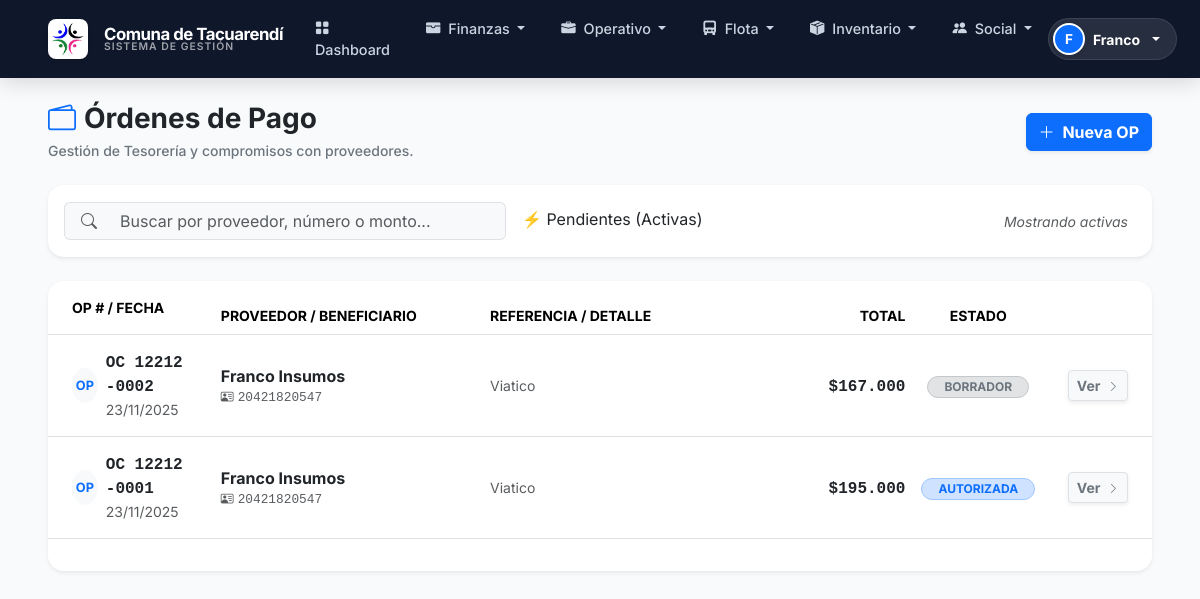
/ordenes-pago/ (signed in), run on an earlier commit of the app's database.
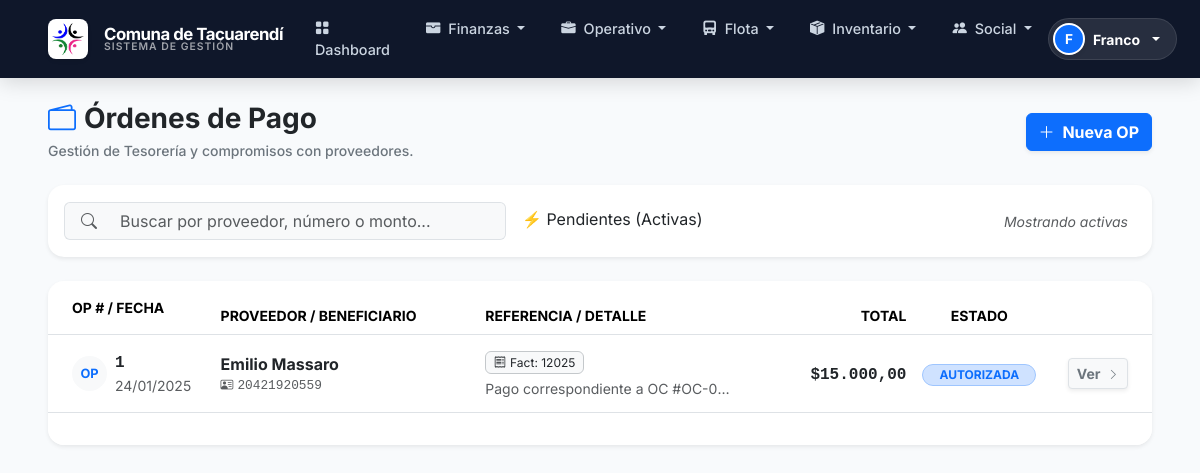
And on a later commit of the database.
### finanzas/models.py (models this page shows, shortened)
class OrdenPago(models.Model):
    ESTADO_BORRADOR = "BORRADOR"
    ESTADO_AUTORIZADA = "AUTORIZADA"
    ESTADO_PAGADA = "PAGADA"
    ESTADO_ANULADA = "ANULADA"
    ESTADO_CHOICES = [
        (ESTADO_BORRADOR, "Borrador"),
        (ESTADO_AUTORIZADA, "Autorizada"),
        (ESTADO_PAGADA, "Pagada"),
        (ESTADO_ANULADA, "Anulada"),
    ]
    numero = models.CharField(max_length=30, blank=True)
    fecha_orden = models.DateField()
    estado = models.CharField(max_length=15, choices=ESTADO_CHOICES, default=ESTADO_BORRADOR, db_index=True)
    proveedor = models.ForeignKey('Proveedor', on_delete=models.SET_NULL, null=True, blank=True)
    proveedor_nombre = models.CharField(max_length=200, blank=True)
    proveedor_cuit = models.CharField(max_length=20, blank=True)
    area = models.ForeignKey('Area', on_delete=models.SET_NULL, null=True, blank=True)
    condicion_pago = models.CharField(max_length=20, blank=True) # Contado, Cheque, Transferencia
    medio_pago_previsto = models.CharField(max_length=20, blank=True)
    observaciones = models.TextField(blank=True)
    factura_tipo = models.CharField(max_length=10, blank=True)
    factura_numero = models.CharField(max_length=50, blank=True)
    factura_fecha = models.DateField(null=True, blank=True)
    factura_monto = models.DecimalField(max_digits=14, decimal_places=2, null=True, blank=True)
    creado_por = models.ForeignKey(settings.AUTH_USER_MODEL, on_delete=models.SET_NULL, null=True)
    fecha_creacion = models.DateTimeField(auto_now_add=True)
    class Meta:
        verbose_name = "Orden de pago"
        verbose_name_plural = "Órdenes de pago"
        ordering = ["-fecha_orden", "-id"]
    @property
    def total_monto(self):
        return self.lineas.aggregate(Sum("monto"))["monto__sum"] or 0

class Proveedor(models.Model):
    nombre = models.CharField(max_length=200)
    cuit = models.CharField(max_length=20, blank=True, db_index=True)
    direccion = models.CharField(max_length=255, blank=True)
    telefono = models.CharField(max_length=50, blank=True)
    email = models.EmailField(blank=True)
    rubro = models.CharField(max_length=100, blank=True, null=True, help_text="Ej: Ferretería, Combustible")
    cbu = models.CharField(max_length=100, blank=True, null=True, verbose_name="CBU/CVU")
    alias = models.CharField(max_length=100, blank=True, null=True, verbose_name="Alias Bancario")
    activo = models.BooleanField(default=True)
    class Meta:
        verbose_name = "Proveedor"
        verbose_name_plural = "Proveedores"

class OrdenPagoLinea(models.Model):
    orden = models.ForeignKey(OrdenPago, on_delete=models.CASCADE, related_name="lineas")
    categoria = models.ForeignKey('Categoria', on_delete=models.PROTECT, null=True, blank=True)
    area = models.ForeignKey('Area', on_delete=models.SET_NULL, null=True, blank=True)
    descripcion = models.CharField(max_length=255)
    monto = models.DecimalField(max_digits=14, decimal_places=2)
    beneficiario = models.ForeignKey('Beneficiario', on_delete=models.SET_NULL, null=True, blank=True)

### finanzas/views.py (the view, shortened to what this page needs)
# urls.py: path("ordenes-pago/", views.OrdenPagoListView.as_view(), name="orden_pago_list"),
class OrdenPagoListView(OrdenPagoAccessMixin, ListView):
    model = OrdenPago
    template_name = "finanzas/orden_pago_list.html"
    context_object_name = "ordenes"
    paginate_by = 25
    def get_queryset(self):
        qs = super().get_queryset().select_related("proveedor", "area")
        estado = self.request.GET.get("estado")
        q = (self.request.GET.get("q") or "").strip()
        if estado == "TODAS":
            pass # No filtramos nada
        elif estado:
            qs = qs.filter(estado=estado)
        else:
            qs = qs.exclude(estado__in=[OrdenPago.ESTADO_PAGADA, OrdenPago.ESTADO_ANULADA])
        return qs.order_by("-fecha_orden", "-id")

### finanzas/context_processors.py (called while the page is built)
def roles_ctx(request):
    if request.user.is_authenticated:
        return get_roles_ctx(request.user)
    return {}

def comuna_ctx(request):
    return {
        "COMUNA_NOMBRE": getattr(settings, "COMUNA_NOMBRE", "Comuna de Tacuarendí"),
        "COMUNA_CUIT": getattr(settings, "COMUNA_CUIT", ""),
        "COMUNA_TELEFONO": getattr(settings, "COMUNA_TELEFONO", ""),
        "COMUNA_EMAIL": getattr(settings, "COMUNA_EMAIL", ""),
        "COMUNA_DIRECCION": getattr(settings, "COMUNA_DOMICILIO", ""),
    }

### finanzas/mixins.py (called while the page is built)
def _tiene_grupo(user, grupos):
    if not user:
        return False
    if not getattr(user, "is_authenticated", False):
        return False
    if user.is_superuser:
        return True
    return user.groups.filter(name__in=grupos).exists()

def es_admin_sistema(user):
    return _tiene_grupo(user, ["ADMIN_SISTEMA", "ADMIN"])

def es_staff_finanzas(user):
    return _tiene_grupo(user, ["Finanzas", "STAFF_FINANZAS", "TESORERIA", "SECRETARIA"])

def es_operador_finanzas(user):
    return _tiene_grupo(user, ["Finanzas", "OPERADOR_FINANZAS", "CAJA", "STAFF_FINANZAS", "ADMIN_SISTEMA"])

def es_equipo_genero(user):
    return _tiene_grupo(user, ["GENEROYNIÑEZ", "ADMIN_SISTEMA"])

### finanzas/templates/finanzas/orden_pago_list.html (shortened to what the changed rows need)
{% extends "finanzas/base.html" %}
{% load humanize %}
{% load static %}
{% block content %}
<div class="d-flex flex-column flex-md-row justify-content-between align-items-center mb-4 gap-3 animate-fade-in">
    <div>
        <h1 class="h3 mb-1 fw-bold text-dark">
            <i class="bi bi-wallet2 me-2 text-primary"></i>Órdenes de Pago
        </h1>
    </div>
</div>
<div class="card border-0 shadow-sm rounded-4 overflow-hidden">
    <div class="table-responsive">
        <table class="table table-hover align-middle mb-0">
            <thead class="bg-light small text-uppercase text-secondary fw-bold">
                <tr>
                    <th class="ps-4 py-3" style="width: 15%;">OP # / Fecha</th>
                    <th style="width: 25%;">Proveedor / Beneficiario</th>
                    <th style="width: 25%;">Referencia / Detalle</th>
                    <th class="text-end" style="width: 15%;">Total</th>
                    <th style="width: 10%;" class="text-center">Estado</th>
                    <th class="text-end pe-4" style="width: 10%;"></th>
                </tr>
            </thead>
            <tbody>
                {% for op in ordenes %}
                <tr class="position-relative">
                    <td class="ps-4 py-3">
                        <div class="d-flex align-items-center">
                            <div class="rounded-circle bg-light d-flex align-items-center justify-content-center me-2 text-primary fw-bold" style="width: 35px; height: 35px; font-size: 0.8rem;">
                                OP
                            </div>
                            <div>
                                <div class="fw-bold text-dark font-monospace">{{ op.numero|default:op.id }}</div>
                                <div class="small text-muted">{{ op.fecha_orden|date:"d/m/Y" }}</div>
                            </div>
                        </div>
                    </td>
                    <td>
                        <div class="fw-bold text-dark">{{ op.proveedor.nombre|default:op.proveedor_nombre }}</div>
                        {% if op.proveedor.cuit or op.proveedor_cuit %}
                            <div class="small text-muted font-monospace" style="font-size: 0.8rem;">
                                <i class="bi bi-person-vcard me-1"></i>{{ op.proveedor.cuit|default:op.proveedor_cuit }}
                            </div>
                        {% endif %}
                    </td>
                    <td>
                        {% if op.factura_numero %}
                            <div class="badge bg-light text-dark border border-secondary-subtle fw-normal mb-1">
                                <i class="bi bi-receipt me-1"></i>Fact: {{ op.factura_numero }}
                            </div>
                        {% endif %}
                        <div class="small text-muted text-truncate" style="max-width: 250px;">
                            {{ op.lineas.first.descripcion|default:op.observaciones|default:"Sin detalle" }}
                        </div>
                    </td>
                    <td class="text-end">
                        {% if op.estado == 'ANULADA' %}
                            <span class="text-decoration-line-through text-muted small">${{ op.total_monto|intcomma }}</span>
                        {% else %}
                            <span class="fw-bold text-dark fs-6 font-monospace">
                                {% if op.total_monto > 0 %}
                                    ${{ op.total_monto|intcomma }}
                                {% else %}
                                    ${{ op.factura_monto|default:0|intcomma }}
                                {% endif %}
                            </span>
                        {% endif %}
                    </td>
                    <td class="text-center">
                        {% if op.estado == 'PAGADA' %}
                            <span class="badge bg-success-subtle text-success border border-success-subtle rounded-pill px-3">PAGADA</span>
                        {% elif op.estado == 'ANULADA' %}
                            <span class="badge bg-danger-subtle text-danger border border-danger-subtle rounded-pill px-3">ANULADA</span>
                        {% elif op.estado == 'AUTORIZADA' %}
                            <span class="badge bg-primary-subtle text-primary border border-primary-subtle rounded-pill px-3">AUTORIZADA</span>
                        {% else %}
                            <span class="badge bg-secondary-subtle text-secondary border border-secondary-subtle rounded-pill px-3">BORRADOR</span>
                        {% endif %}
                    </td>
                    <td class="text-end pe-4">
                        <a href="{% url 'finanzas:orden_pago_detail' op.pk %}" class="btn btn-sm btn-light border shadow-sm hover-lift fw-bold text-secondary">
                            Ver <i class="bi bi-chevron-right ms-1" style="font-size: 0.7rem;"></i>
                        </a>
                    </td>
                </tr>
                {% endfor %}
            </tbody>
        </table>
    </div>
</div>
{% endblock %}

What changed in the data, as far as the page shows it:
removed OrdenPago: numero "OC 12212 -0002", fecha_orden "23/11/2025", proveedor.nombre "Franco Insumos", proveedor.cuit "20421820547", lineas.first.descripcion "Viatico", total_monto "167.000", estado "BORRADOR"
changed OrdenPago: numero "OC 12212 -0001" → "1"; fecha_orden "23/11/2025" → "24/01/2025"; proveedor.nombre "Franco Insumos" → "Emilio Massaro"; proveedor.cuit "20421820547" → "20421920559"; factura_numero (not shown) → "12025"; lineas.first.descripcion "Viatico" → "Pago correspondiente a OC #OC-0…"; factura_monto (not shown) → "15.000,00"; total_monto "195.000" → (not shown)
